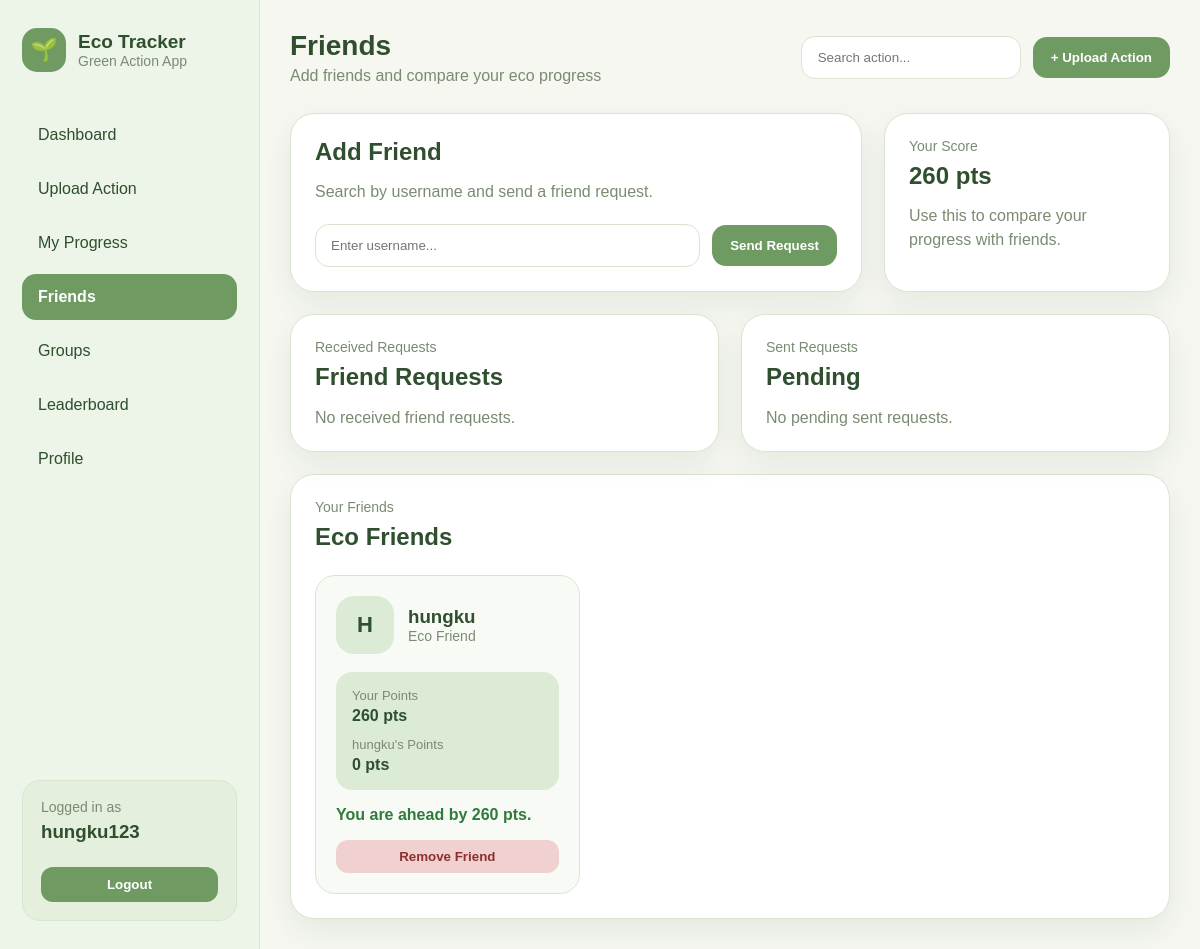
The page /friends/ (signed in) on the database its author committed.
### tracker/models.py (models this page shows, shortened)
class Friendship(models.Model):
    STATUS_CHOICES = [
        ("pending", "Pending"),
        ("accepted", "Accepted"),
    ]
    sender = models.ForeignKey(
        User,
        on_delete=models.CASCADE,
        related_name="sent_friend_requests"
    )
    receiver = models.ForeignKey(
        User,
        on_delete=models.CASCADE,
        related_name="received_friend_requests"
    )
    status = models.CharField(
        max_length=20,
        choices=STATUS_CHOICES,
        default="pending"
    )
    created_at = models.DateTimeField(auto_now_add=True)
    class Meta:
        unique_together = ("sender", "receiver")

### tracker/views.py (the view, shortened to what this page needs)
# urls.py: path("friends/", views.friends, name="friends"),
@login_required
def friends(request):
    user_total_points = (
        EcoAction.objects
        .filter(user=request.user)
        .aggregate(total=Sum("points"))["total"] or 0
    )
    received_requests = Friendship.objects.filter(
        receiver=request.user,
        status="pending"
    ).select_related("sender")
    sent_requests = Friendship.objects.filter(
        sender=request.user,
        status="pending"
    ).select_related("receiver")
    accepted_friendships = Friendship.objects.filter(
        Q(sender=request.user) | Q(receiver=request.user),
        status="accepted"
    ).select_related("sender", "receiver")
    friends_data = []
    for friendship in accepted_friendships:
        if friendship.sender == request.user:
            friend = friendship.receiver
        else:
            friend = friendship.sender
        friend_total_points = (
            EcoAction.objects
            .filter(user=friend)
            .aggregate(total=Sum("points"))["total"] or 0
        )
        difference = user_total_points - friend_total_points
        friends_data.append({
            "friendship": friendship,
            "friend": friend,
            "friend_total_points": friend_total_points,
            "difference": difference,
        })
    context = {
        "page_title": "Friends",
        "page_subtitle": "Add friends and compare your eco progress",
        "received_requests": received_requests,
        "sent_requests": sent_requests,
        "friends_data": friends_data,
        "user_total_points": user_total_points,
    }
    return render(request, "pages/friends.html", context)

### templates/pages/friends.html (shortened to what this page needs)
{% extends "base.html" %}
{% block content %}
<div class="friends-layout">
    <div class="card form-card">
        <h2>Add Friend</h2>
        <p class="muted-text">Search by username and send a friend request.</p>
        <form method="post" class="eco-form friend-form">
            <input type="text" name="username" placeholder="Enter username..." required>
            <button type="submit" class="upload-btn">Send Request</button>
        </form>
    </div>
    <div class="card">
        <p class="card-label">Your Score</p>
        <h2>{{ user_total_points }} pts</h2>
        <p class="muted-text">Use this to compare your progress with friends.</p>
    </div>
</div>
<div class="friends-sections">
    <div class="card">
        <div class="card-header">
            <div>
                <p class="card-label">Received Requests</p>
                <h2>Friend Requests</h2>
            </div>
        </div>
        <div class="friend-list">
            {% for request_item in received_requests %}
                <div class="friend-item">
                    <div class="friend-avatar">
                        {{ request_item.sender.username|first|upper }}
                    </div>
                    <div class="friend-info">
                        <h4>{{ request_item.sender.username }}</h4>
                        <p>wants to be your friend</p>
                    </div>
                    <div class="friend-actions">
                        <a href="{% url 'accept_friend' request_item.id %}">
                            <button class="small-btn">Accept</button>
                        </a>
                        <a href="{% url 'reject_friend' request_item.id %}">
                            <button class="danger-btn">Reject</button>
                        </a>
                    </div>
                </div>
            {% empty %}
                <p class="empty-text">No received friend requests.</p>
            {% endfor %}
        </div>
    </div>
    <div class="card">
        <div class="card-header">
            <div>
                <p class="card-label">Sent Requests</p>
                <h2>Pending</h2>
            </div>
        </div>
        <div class="friend-list">
            {% for request_item in sent_requests %}
                <div class="friend-item">
                    <div class="friend-avatar">
                        {{ request_item.receiver.username|first|upper }}
                    </div>
                    <div class="friend-info">
                        <h4>{{ request_item.receiver.username }}</h4>
                        <p>Waiting for response</p>
                    </div>
                    <div class="friend-actions">
                        <a href="{% url 'cancel_friend_request' request_item.id %}">
                            <button class="danger-btn">Cancel</button>
                        </a>
                    </div>
                </div>
            {% empty %}
                <p class="empty-text">No pending sent requests.</p>
            {% endfor %}
        </div>
    </div>
</div>
<div class="card">
    <div class="card-header">
        <div>
            <p class="card-label">Your Friends</p>
            <h2>Eco Friends</h2>
        </div>
    </div>
    <div class="friend-grid">
        {% for item in friends_data %}
            <div class="friend-card">
                <div class="friend-card-top">
                    <div class="friend-avatar large">
                        {{ item.friend.username|first|upper }}
                    </div>
                    <div>
                        <h3>{{ item.friend.username }}</h3>
                        <p>Eco Friend</p>
                    </div>
                </div>
                <div class="compare-box">
                    <div>
                        <p>Your Points</p>
                        <strong>{{ user_total_points }} pts</strong>
                    </div>
                    <div>
                        <p>{{ item.friend.username }}'s Points</p>
                        <strong>{{ item.friend_total_points }} pts</strong>
                    </div>
                </div>
                {% if item.difference > 0 %}
                    <p class="compare-result positive">
                        You are ahead by {{ item.difference }} pts.
                    </p>
                {% elif item.difference < 0 %}
                    <p class="compare-result negative">
                        Your friend is ahead by {{ item.difference|stringformat:"+d"|slice:"1:" }} pts.
                    </p>
                {% else %}
                    <p class="compare-result neutral">
                        You both have the same score.
                    </p>
                {% endif %}
                <a href="{% url 'remove_friend' item.friendship.id %}">
                    <button class="danger-btn full-btn">Remove Friend</button>
                </a>
            </div>
        {% empty %}
            <p class="empty-text">You have no friends yet.</p>
        {% endfor %}
    </div>
</div>
{% endblock %}

### templates/components/sidebar.html (shortened to what this page needs)
<aside class="sidebar">
    <div class="brand">
        <div class="brand-logo">🌱</div>
        <div>
            <h2>Eco Tracker</h2>
            <p>Green Action App</p>
        </div>
    </div>
    <nav class="sidebar-menu">
        <a class="{% if request.resolver_match.url_name == 'dashboard' %}active{% endif %}" href="{% url 'dashboard' %}">
            Dashboard
        </a>
        <a class="{% if request.resolver_match.url_name == 'upload_action' %}active{% endif %}" href="{% url 'upload_action' %}">
            Upload Action
        </a>
        <a class="{% if request.resolver_match.url_name == 'my_progress' %}active{% endif %}" href="{% url 'my_progress' %}">
            My Progress
        </a>
        <a class="{% if request.resolver_match.url_name == 'friends' %}active{% endif %}" href="{% url 'friends' %}">
            Friends
        </a>
        <a class="{% if request.resolver_match.url_name == 'groups' %}active{% endif %}" href="{% url 'groups' %}">
            Groups
        </a>
        <a class="{% if request.resolver_match.url_name == 'leaderboard' %}active{% endif %}" href="{% url 'leaderboard' %}">
            Leaderboard
        </a>
        <a class="{% if request.resolver_match.url_name == 'profile' %}active{% endif %}" href="{% url 'profile' %}">
            Profile
        </a>
    </nav>
    <div class="sidebar-bottom">
        {% if user.is_authenticated %}
            <p>Logged in as</p>
            <h3>{{ user.username }}</h3>
            <form method="post" action="{% url 'logout' %}">
                <button class="logout-btn">Logout</button>
            </form>
        {% endif %}
    </div>
</aside>

### static/css/style.css (style rules this page uses)
:root { --bg: #f5f7f0; --panel: #ffffff; --panel-soft: #edf4e8; --green: #6f9b63; --green-dark: #2f4f2f; --green-light: #dcebd5; --text: #263626; --muted: #7a8b72; --border: #d9e5d1; --danger-bg: #f1d0d0; --danger-text: #8b2f2f; --warning-bg: #fff4d6; --warning-text: #8a6500; --success-bg: #e2f4df; --success-text: #2f6b2f; --shadow: 0 12px 30px rgba(50, 80, 45, 0.08); }
* { margin: 0; padding: 0; box-sizing: border-box; }
body { font-family: Arial, sans-serif; background: var(--bg); color: var(--text); }
a { text-decoration: none; }
button { cursor: pointer; }
.sidebar { width: 260px; background: var(--panel-soft); border-right: 1px solid var(--border); padding: 28px 22px; display: flex; flex-direction: column; }
.brand { display: flex; align-items: center; gap: 12px; margin-bottom: 40px; }
.brand-logo { width: 44px; height: 44px; background: var(--green); color: white; display: grid; place-items: center; border-radius: 15px; font-size: 22px; }
.brand h2 { font-size: 19px; color: var(--green-dark); }
.brand p { color: var(--muted); font-size: 14px; }
.sidebar-menu { display: flex; flex-direction: column; gap: 8px; }
.sidebar-menu a { color: var(--green-dark); padding: 14px 16px; border-radius: 14px; transition: 0.2s; }
.sidebar-menu a.active { background: var(--green); color: white; font-weight: bold; }
.sidebar-bottom { margin-top: auto; background: #e4efdd; border: 1px solid var(--border); border-radius: 18px; padding: 18px; }
.sidebar-bottom p { color: var(--muted); font-size: 14px; }
.sidebar-bottom h3 { margin: 6px 0 12px; color: var(--green-dark); }
.logout-btn { margin-top: 12px; width: 100%; border: none; background: var(--green); color: white; padding: 10px; border-radius: 12px; font-weight: bold; }
.upload-btn, .secondary-btn, .small-btn, .danger-btn { border: none; border-radius: 14px; cursor: pointer; font-weight: bold; }
.upload-btn { background: var(--green); color: white; padding: 13px 18px; }
.danger-btn { background: var(--danger-bg); color: var(--danger-text); padding: 9px 14px; border-radius: 12px; }
.full-btn { width: 100%; }
.card { background: var(--panel); border: 1px solid var(--border); border-radius: 24px; padding: 24px; box-shadow: var(--shadow); }
.card-label { color: var(--muted); font-size: 14px; margin-bottom: 8px; }
.card h2 { color: var(--green-dark); }
.card-header { display: flex; justify-content: space-between; align-items: flex-start; gap: 16px; }
.muted-text { color: var(--muted); margin-top: 14px; line-height: 1.5; }
.empty-text { color: var(--muted); margin-top: 18px; }
.form-card { max-width: 650px; }
.eco-form { margin-top: 20px; }
.eco-form input, .eco-form select, .eco-form textarea { width: 100%; padding: 13px 15px; border: 1px solid var(--border); border-radius: 14px; outline: none; background: white; }
.friends-layout { display: grid; grid-template-columns: 2fr 1fr; gap: 22px; margin-bottom: 22px; }
.friend-form { display: flex; gap: 12px; align-items: center; }
.friend-form input { flex: 1; }
.friends-sections { display: grid; grid-template-columns: 1fr 1fr; gap: 22px; margin-bottom: 22px; }
.friend-list { margin-top: 18px; }
.friend-avatar { width: 44px; height: 44px; border-radius: 15px; background: var(--green-light); color: var(--green-dark); display: grid; place-items: center; font-weight: bold; flex-shrink: 0; }
.friend-avatar.large { width: 58px; height: 58px; border-radius: 18px; font-size: 22px; }
.friend-grid { margin-top: 24px; display: grid; grid-template-columns: repeat(3, 1fr); gap: 18px; }
.friend-card { background: #f8fbf5; border: 1px solid var(--border); border-radius: 20px; padding: 20px; }
.friend-card-top { display: flex; align-items: center; gap: 14px; margin-bottom: 18px; }
.friend-card-top h3 { color: var(--green-dark); }
.friend-card-top p { color: var(--muted); font-size: 14px; }
.compare-box { background: var(--green-light); border-radius: 16px; padding: 16px; display: grid; gap: 12px; }
.compare-box p { color: var(--muted); font-size: 13px; margin-bottom: 4px; }
.compare-box strong { color: var(--green-dark); }
.compare-result { margin: 16px 0; font-weight: bold; }
.compare-result.positive { color: #2f7a3c; }

### rows shown on the page
Friendship: friend.username|first "H", friend.username "hungku", user_total_points "260", friend_total_points "0", difference "260"

### other values the page prints
{{ user.username }} "hungku123"
{{ page_title|default:"Dashboard" }} "Friends"
{{ page_subtitle|default:"Track your environmental actions and progress" }} "Add friends and compare your eco progress"
{{ user_total_points }} "260"
